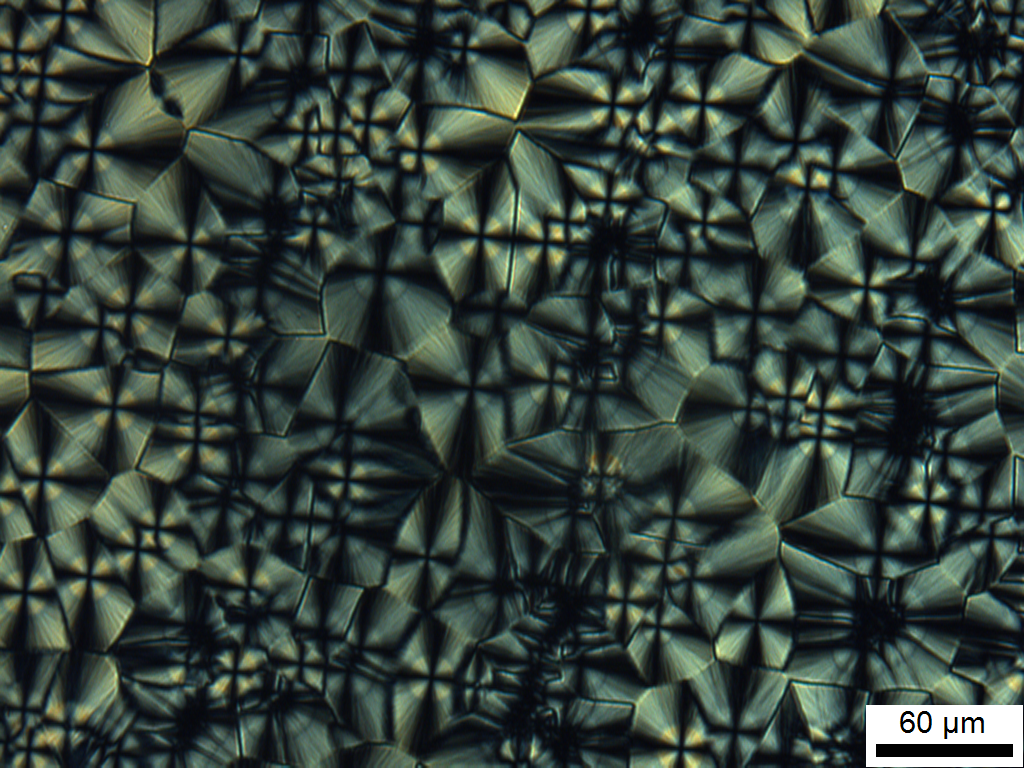
#> input picture tests/data/image_with_real_scale_bar.tif, 1024 x 768 px; its folder holds only this picture in this run
$ python -i image_with_scale_bar.py   (imports and definitions only)
#> lines starting #> are read from the running program, lines starting #| are printed output that depends on the picture
#> further down, picture is the input picture: shape (768, 1024, 3); mean B, G, R 59.8, 66.9, 53.6
"""
image_with_scale_bar.py

This module provides utilities for visualizing microscopy images with a
scale bar overlay.

It standardizes image display by:
- Converting raw image formats (e.g., grayscale, float, or 16-bit) into BGR
  for consistent rendering
- Overlaying a calibrated scale bar with customizable appearance and label
- Reading visual parameters from `scale_bar_config.py` to ensure visual
  consistency across datasets

Intended for use in:
- Manual image inspection
- Documentation and figure generation
- Visualization verification in segmentation workflows

Author: Priyangika Pitawala
Date: April 2025
"""

import cv2
import numpy as np
import matplotlib.pyplot as plt
from matplotlib.patches import Rectangle
from matplotlib import rcParams

from data_loading.scale_bar_config import (
    SCALE_BAR_PIXELS,
    SCALE_BAR_TEXT,
    SCALE_BAR_HEIGHT,
    SCALE_BAR_MARGIN,
    SCALE_BAR_BACKGROUND_HEIGHT,
    FONT_FAMILY,
    FONT_SIZE,
)

# Apply global font configuration for all matplotlib text
rcParams["font.family"] = FONT_FAMILY


def convert_to_displayable(image: np.ndarray) -> np.ndarray:
    """
    Converts an input image to displayable format (8-bit 3-channel BGR).

    This is useful for ensuring compatibility with OpenCV and matplotlib,
    especially when working with grayscale, float, or high-bit-depth images.

    Parameters
    ----------
    image : np.ndarray
        Input image in grayscale, float32/float64, or 16-bit format.

    Returns
    -------
    np.ndarray
        Display-ready image in 8-bit, 3-channel BGR format.
    """
    if image.dtype in [np.int32, np.int64]:
        image = image.astype(np.uint8)
    elif image.dtype in [np.float32, np.float64]:
        image = cv2.normalize(image, None, 0, 255, cv2.NORM_MINMAX).astype(np.uint8)

    if len(image.shape) == 2:
        image = cv2.cvtColor(image, cv2.COLOR_GRAY2BGR)

    return image


def display_image(image: np.ndarray, title="Image"):
    """
    Displays the image with an overlaid scale bar and title using matplotlib.

    This function:
    - Converts grayscale or float images to displayable BGR format
    - Adds a white background box for visual contrast
    - Draws a calibrated scale bar and label (e.g., "60 µm") at the bottom right

    Parameters
    ----------
    image : np.ndarray
        Image to display. Can be grayscale or color, any bit-depth.

    title : str, optional
        Title for the displayed image (default is "Image").

    Notes
    -----
    - Uses visual style parameters from `scale_bar_config.py`
    - Only renders if the matplotlib backend supports interactive display
    """
#> called with title = 'Image'
    image = convert_to_displayable(image)
    height, width = image.shape[:2]
#> height = 768; width = 1024

    fig, ax = plt.subplots(figsize=(10, 10))
    ax.imshow(cv2.cvtColor(image, cv2.COLOR_BGR2RGB))
    ax.set_title(title)
    ax.axis("off")

    # === This is the crucial alignment fix ===
    fig.subplots_adjust(left=0, right=1, top=1, bottom=0)
    ax.set_position([0, 0, 1, 1])
    ax.set_xlim(0, width)
    ax.set_ylim(height, 0)

    # === Custom padding values ===
    padding_left = 20
    padding_right = 20
    padding_bottom = 15
    label_above_bar_offset = 30
    extra_buffer = 20  # Optional, ensures full coverage

    # === Background box dimensions (DYNAMICALLY CALCULATED) ===
    background_width = SCALE_BAR_PIXELS + padding_left + padding_right
    background_height = (
        SCALE_BAR_HEIGHT + label_above_bar_offset + padding_bottom + extra_buffer
    )

    # === Anchor white box at bottom-right corner of image ===
    background_x = width - background_width
#> background_x = 756
    background_y = height - background_height
#> background_y = 693

    rect = Rectangle(
        (background_x, background_y),
        background_width,
        background_height,
        color="white",
        zorder=2,
    )
    ax.add_patch(rect)

    # Bar position: a bit above bottom of white box
    x_start = background_x + padding_left
#> x_start = 776
    y_start = background_y + background_height - padding_bottom
#> y_start = 753

    # === Draw black scale bar ===
    ax.plot(
        [x_start, x_start + SCALE_BAR_PIXELS],
        [y_start, y_start],
        color="black",
        linewidth=SCALE_BAR_HEIGHT,
        zorder=3,
    )

    # === Draw scale bar label ===
    ax.text(
        x_start + SCALE_BAR_PIXELS / 2,
        y_start - label_above_bar_offset,
        SCALE_BAR_TEXT,
        fontsize=FONT_SIZE,
        fontweight="bold",
        color="black",
        ha="center",
        va="center",
        zorder=4,
        bbox=dict(facecolor="white", edgecolor="none", boxstyle="round,pad=0.2"),
    )

    # Show only in interactive backends
    import matplotlib

    if matplotlib.get_backend() != "Agg":
        plt.show()

    return fig

>>> import cv2
>>> picture = cv2.imread('../../tests/data/image_with_real_scale_bar.tif')
>>> result = display_image(picture)
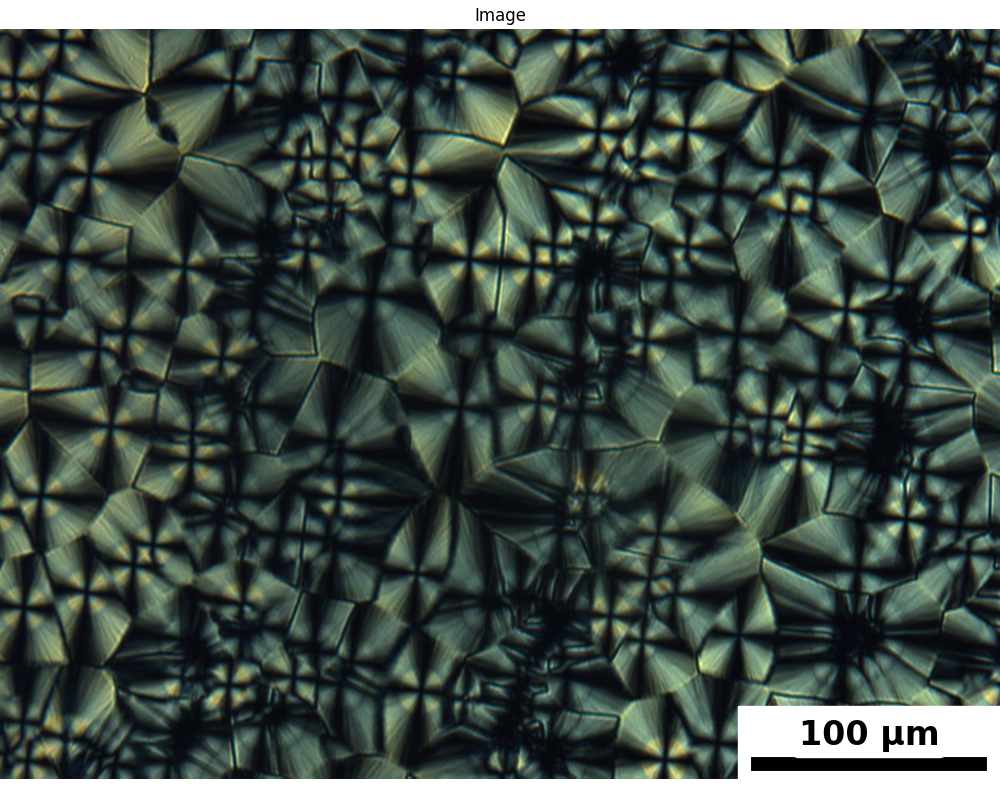
#> figure drawn by matplotlib, 1 panel

$ run again, on tests/data/test_POM_image.tif
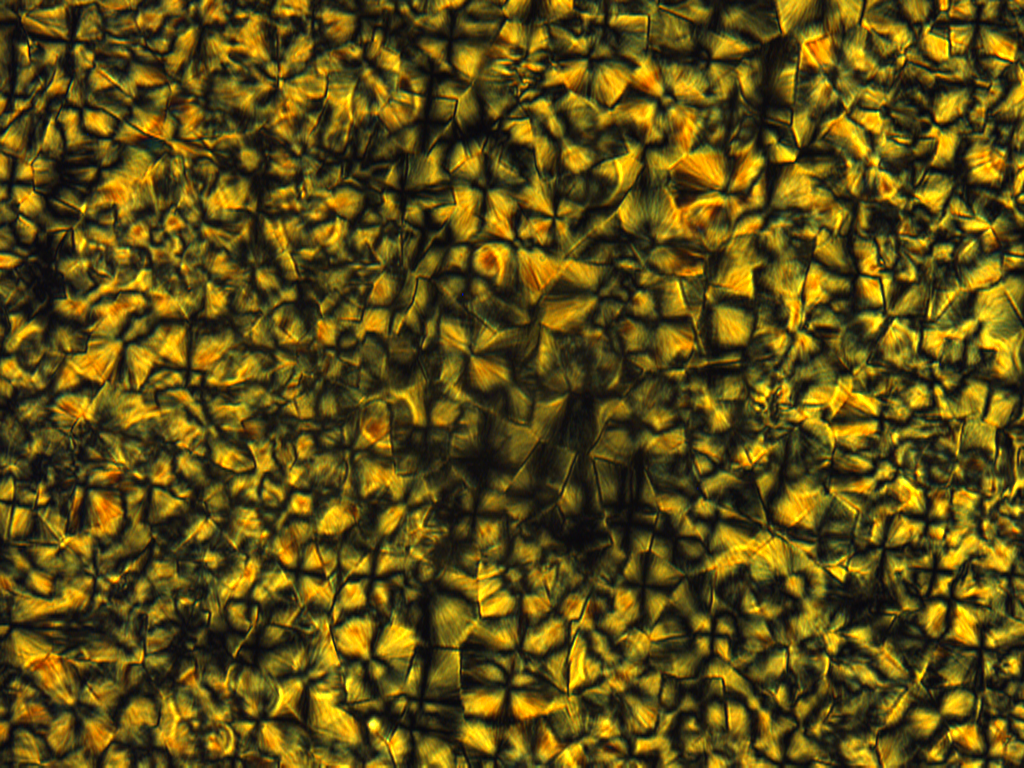
#> input picture tests/data/test_POM_image.tif, 1024 x 768 px
#> picture is the input picture: shape (768, 1024, 3); mean B, G, R 20.9, 78.5, 94.5
#> `result = display_image(picture)`:
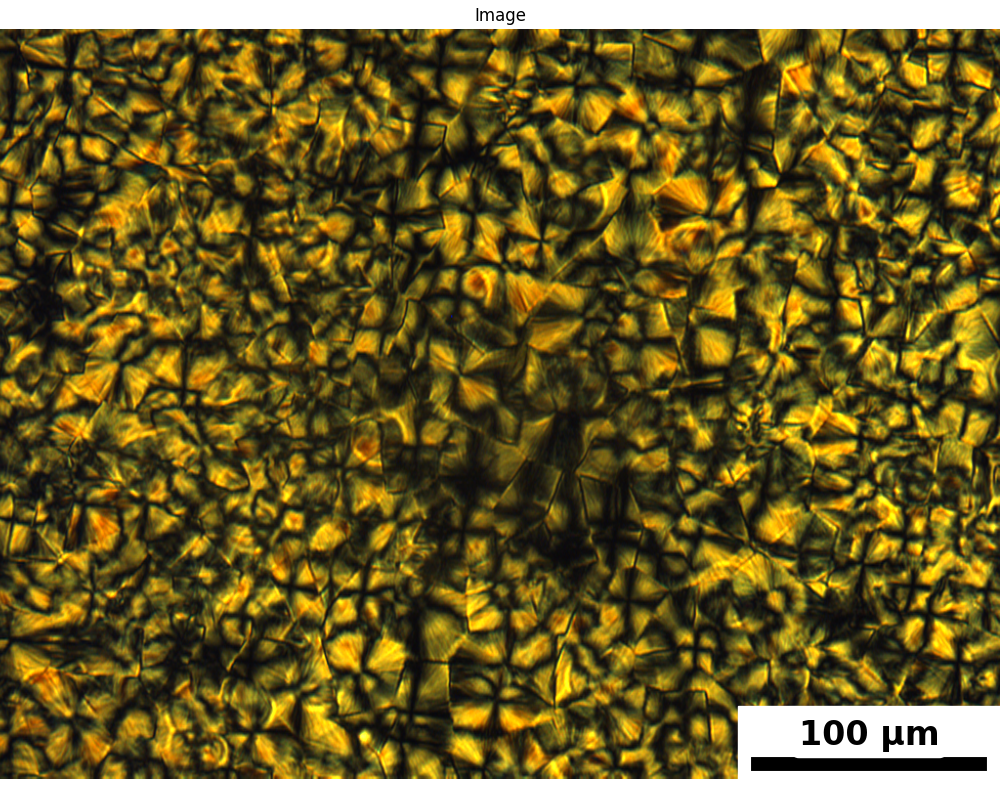
#> figure drawn by matplotlib, 1 panel
